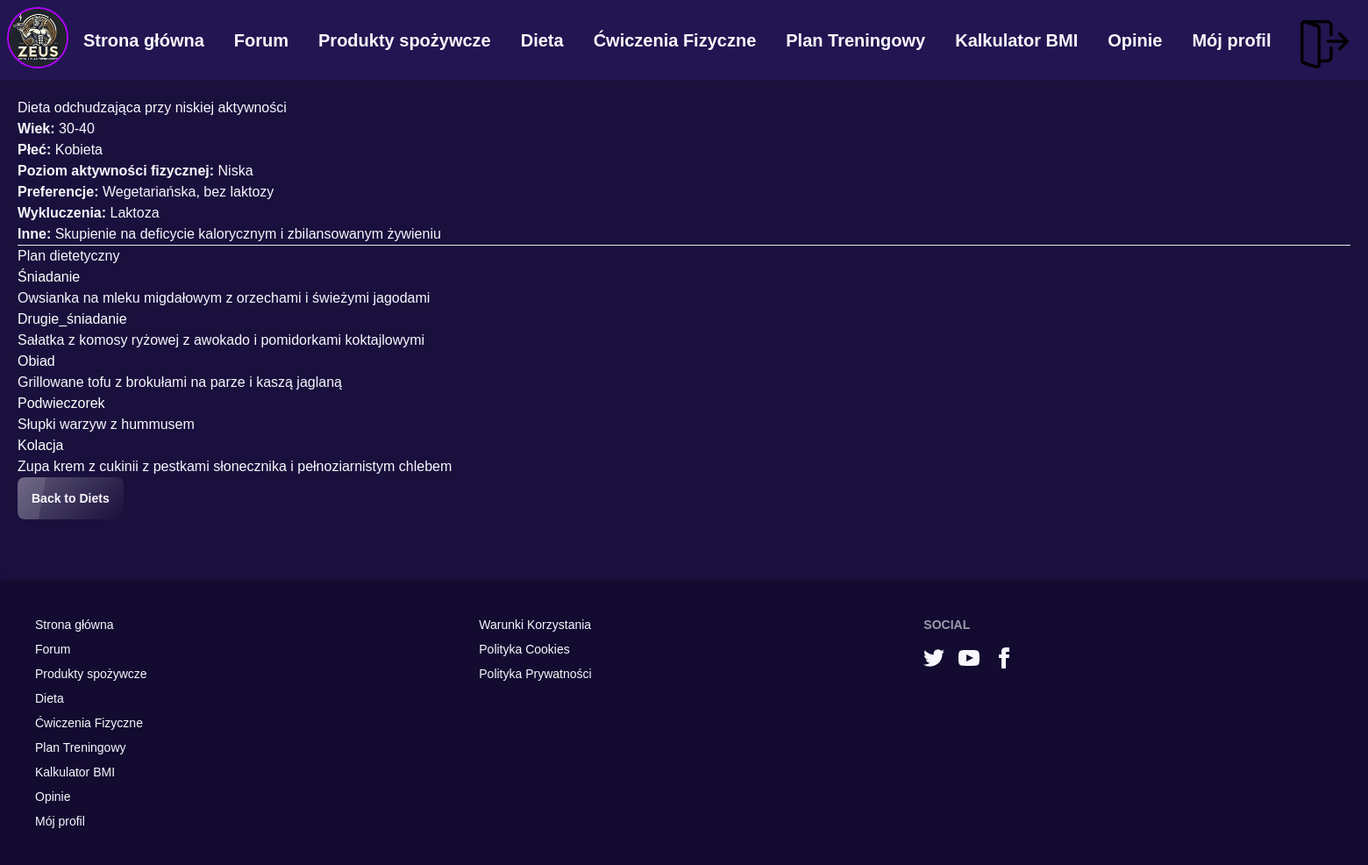
Page /diets/1 on the committed database.
### models.py (models this page shows)
class Diet(db.Model):
    __tablename__ = 'diet'
    id = db.Column(db.Integer, primary_key=True)
    Tytuł = db.Column(db.String(100), nullable=False)
    Wiek = db.Column(db.String(20), nullable=False)
    Płeć = db.Column(db.String(10), nullable=False)
    Poziom_aktywności_fizycznej = db.Column(db.String(50), nullable=False)
    Preferencje = db.Column(db.Text, nullable=True)
    Wykluczenia = db.Column(db.Text, nullable=True)
    Inne_szczegóły = db.Column(db.Text, nullable=True)
    Śniadanie = db.Column(db.Text, nullable=False)
    Drugie_śniadanie = db.Column(db.Text, nullable=True)
    Obiad = db.Column(db.Text, nullable=False)
    Podwieczorek = db.Column(db.Text, nullable=True)
    Kolacja = db.Column(db.Text, nullable=False)

### app.py (the view)
@app.route('/diets/<int:diet_id>', methods=['GET'])
def diet_details(diet_id):
    diet = Diet.query.get_or_404(diet_id)
    return render_template('diet_details.html', diet=diet)

### templates/diet_details.html (shortened to what this page needs)
{% extends 'base.html' %}
{% block content %}
<h1>{{ diet.Tytuł }}</h1>
<p><strong>Wiek:</strong> {{ diet.Wiek }}</p>
<p><strong>Płeć:</strong> {{ diet.Płeć }}</p>
<p><strong>Poziom aktywności fizycznej:</strong> {{ diet.Poziom_aktywności_fizycznej }}</p>
<p><strong>Preferencje:</strong> {{ diet.Preferencje or 'None' }}</p>
<p><strong>Wykluczenia:</strong> {{ diet.Wykluczenia or 'None' }}</p>
<p><strong>Inne:</strong> {{ diet.Inne_szczegóły or 'None' }}</p>
<hr>
<h2>Plan dietetyczny</h2>
<div class="meal-plan">
    <h3>Śniadanie</h3>
    <p>{{ diet.Śniadanie }}</p>
    <h3>Drugie_śniadanie</h3>
    <p>{{ diet.Drugie_śniadanie or 'None' }}</p>
    <h3>Obiad</h3>
    <p>{{ diet.Obiad }}</p>
    <h3>Podwieczorek</h3>
    <p>{{ diet.Podwieczorek or 'None' }}</p>
    <h3>Kolacja</h3>
    <p>{{ diet.Kolacja }}</p>
</div>
<a href="/diets" class="btn glass">Back to Diets</a>
{% endblock %}

### static/style.css (style rules this page uses)
body { font-family: Arial, sans-serif; margin: 0; padding: 0; box-sizing: border-box; }
h3 { margin-top: 20px; font-size: 18px; color: #ffffff; }

### rows in the picture
Diet: Tytuł "Dieta odchudzająca przy niskiej aktywności", Wiek "30-40", Płeć "Kobieta", Poziom_aktywności_fizycznej "Niska", Preferencje "Wegetariańska, bez laktozy", Wykluczenia "Laktoza", Inne_szczegóły "Skupienie na deficycie kalorycznym i zbilansowanym żywieniu", Śniadanie "Owsianka na mleku migdałowym z orzechami i świeżymi jagodami", Drugie_śniadanie "Sałatka z komosy ryżowej z awokado i pomidorkami koktajlowymi", Obiad "Grillowane tofu z brokułami na parze i kaszą jaglaną", Podwieczorek "Słupki warzyw z hummusem", Kolacja "Zupa krem z cukinii z pestkami słonecznika i pełnoziarnistym chlebem"
